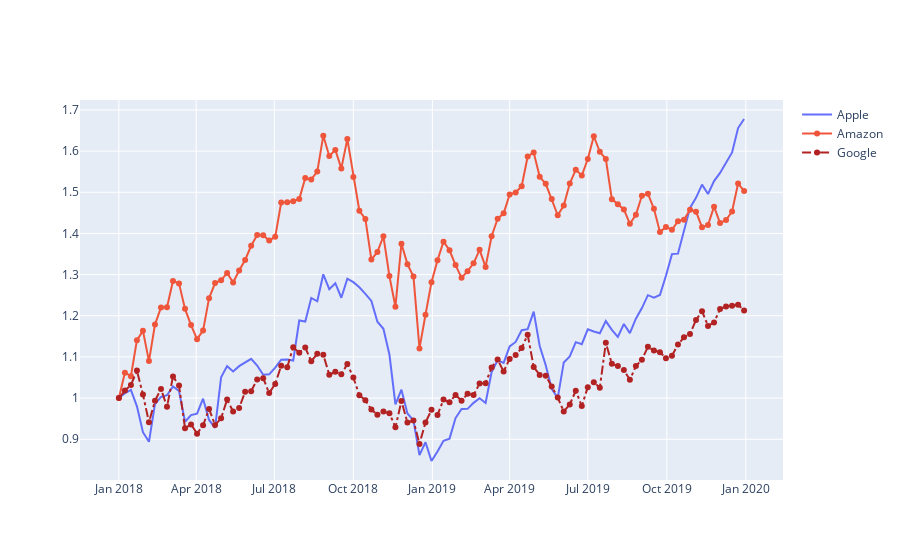

The notebook cell saved with this chart:
### Code cell
df_stocks = px.data.stocks()
px.line(df_stocks, x='date', y='GOOG', labels={'x': 'Date', 'y': 'Price'})
px.line(df_stocks, x='date', y=['GOOG', 'AAPL'],
        labels={'x': 'Date', 'y': 'Price'},
        title='Apple vs. Google')
fig = go.Figure()
fig.add_trace(go.Scatter(x=df_stocks.date, y=df_stocks.AAPL, 
                         mode='lines', 
                         name='Apple'))
fig.add_trace(go.Scatter(x=df_stocks.date, y=df_stocks.AMZN, 
                         mode='lines+markers', 
                         name='Amazon'))
fig.add_trace(go.Scatter(x=df_stocks.date, y=df_stocks.GOOG,
                        mode='lines+markers', 
                        name='Google', 
                        line=dict(color='firebrick', width=2,
                        dash='dashdot')))
# fig.update_layout(title='Stock price Data 2018 - 2020',
#                  xaxis_title= 'Price', 
#                  yaxis_title='Date')
